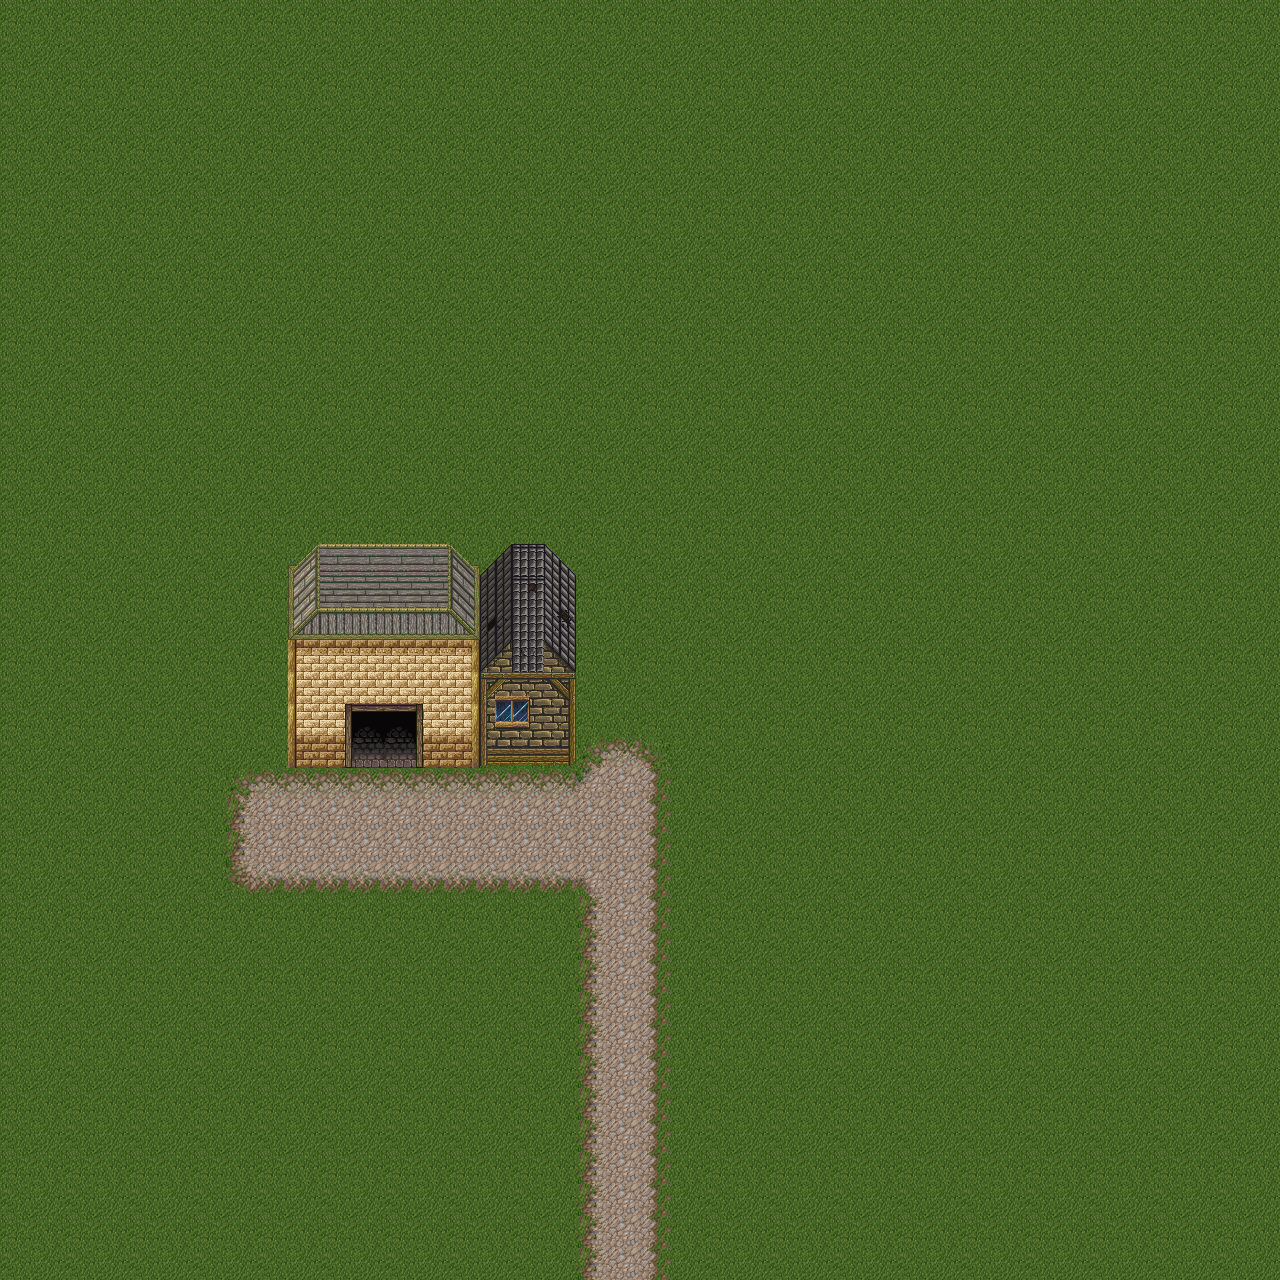

The image is a tile-based game level rendered from a .tmx file. Its description and source (layers, tilesets, objects; grid data summarised) follow:
An orthogonal 40x40 tile map with 32x32 px tiles, 4 tile layers (Ground, Base, Tops, Decorations), 2 tilesets and 8 objects (item, map_entry, transition).

<map version="1.0" orientation="orthogonal" width="40" height="40" tilewidth="32" tileheight="32">
 <tileset firstgid="1" name="town_0" tilewidth="32" tileheight="32">
  <image source="town_0.png" width="512" height="512" />
 </tileset>
 <tileset firstgid="257" name="tilemap" tilewidth="32" tileheight="32">
  <image source="tilemap.png" width="512" height="512" />
 </tileset>
 <layer name="Ground" width="40" height="40">
  <data>[1600 cells, 1600 non-empty, 14 distinct tile ids]</data>
 </layer>
 <layer name="Base" width="40" height="40">
  <data>[1600 cells, 9 non-empty, 6 distinct tile ids]</data>
 </layer>
 <objectgroup name="objects" width="40" height="40">
  <object name="chest" type="item" x="256" y="736" width="32" height="32">
   <properties>
    <property name="action_icon" value="gfx/sprites/items/chest_opened.png" />
    <property name="contains" value="20 gold" />
    <property name="id" value="theChest" />
    <property name="initial_icon" value="gfx/sprites/items/chest_closed.png" />
   </properties>
  </object>
 </objectgroup>
 <objectgroup name="player" width="40" height="40" />
 <layer name="Tops" width="40" height="40">
  <data>[1600 cells, 54 non-empty, 33 distinct tile ids]</data>
 </layer>
 <layer name="Decorations" width="40" height="40">
  <data>[1600 cells, 12 non-empty, 10 distinct tile ids]</data>
 </layer>
 <objectgroup name="collisions" width="40" height="40">
  <object x="291" y="643" width="64" height="128" />
  <object x="416" y="640" width="64" height="128" />
  <object x="288" y="608" width="192" height="32" />
  <object x="480" y="640" width="96" height="128" />
  <object x="480" y="608" width="96" height="32" />
 </objectgroup>
 <objectgroup name="events" width="40" height="40">
  <object name="entry_TheMap" type="map_entry" x="601" y="1164" width="64" height="32">
   <properties>
    <property name="source" value="TheMap" />
   </properties>
  </object>
  <object name="go_TheMap" type="transition" x="599" y="1227" width="64" height="32">
   <properties>
    <property name="dest" value="TheMap" />
   </properties>
  </object>
 </objectgroup>
</map>
